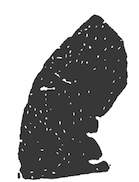
#> input picture image_processing/data/tiny-bone.png, 139 x 182 px
$ jupyter execute convolution_and_deconvolution.ipynb   (shell and % lines are left out)
#> lines starting #> are read from the running program, lines starting #| are printed output that depends on the picture
[cell 1]
import os
import imageio
import numpy as np
from skimage.morphology import disk    # https://scikit-image.org/docs/stable/api/skimage.morphology#skimage.morphology.disk
from scipy.ndimage import convolve

import matplotlib.pyplot as plt

[cell 2]
tiny_bone_file = "data/tiny-bone.png"
assert os.path.exists(tiny_bone_file)

[cell 3]
bone_img = imageio.imread(tiny_bone_file).astype(np.float32)
#> bone_img: shape (182, 139) float32; min 0, max 255, mean 161.5

## pad

[cell 4]
conv_kern = np.pad(disk(2), 1, 'constant', constant_values=0)

[cell 5]
conv_kern

## disk

[cell 6]
disk(2)

# simulate measured image (adding some blur)

[cell 7]
#measured_img = convolve(bone_img[::-1], conv_kern)
measured_img = convolve(bone_img, conv_kern)
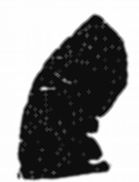
#> measured_img: shape (182, 139) float32; min 554, max 3315, mean 2099.5; drawn with min black and max white

# deconvolution

[cell 8]
dekern = np.fft.ifft2(1/np.fft.fft2(conv_kern))
reconstructed_image = convolve(measured_img, dekern)

# Display results

[cell 9]
fig, (ax0, ax1, ax2) = plt.subplots(1, 3, figsize=(8,3))
ax0.imshow(bone_img, cmap='bone')
ax0.set_title("Original object")
ax1.imshow(measured_img, cmap='bone')
ax1.set_title("simulated measured")
ax2.imshow(np.real(reconstructed_image), cmap='bone', vmin=0, vmax=255)
ax2.set_title("Reconstructed")
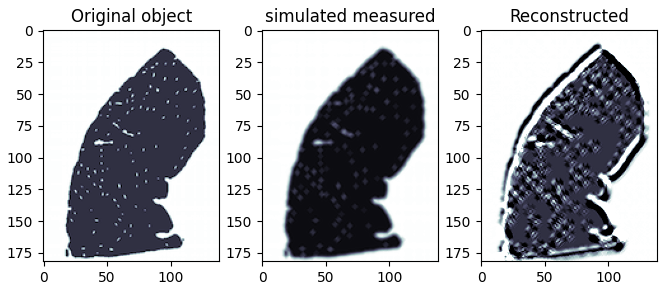
#> figure drawn by matplotlib, 3 panels
